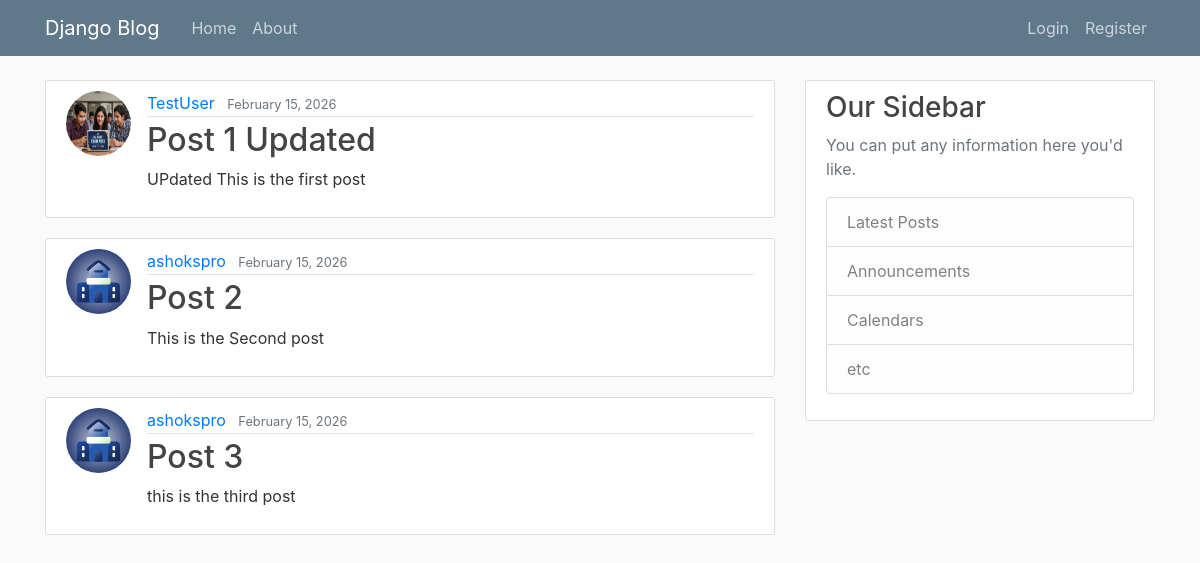
Before: / with the older database file.
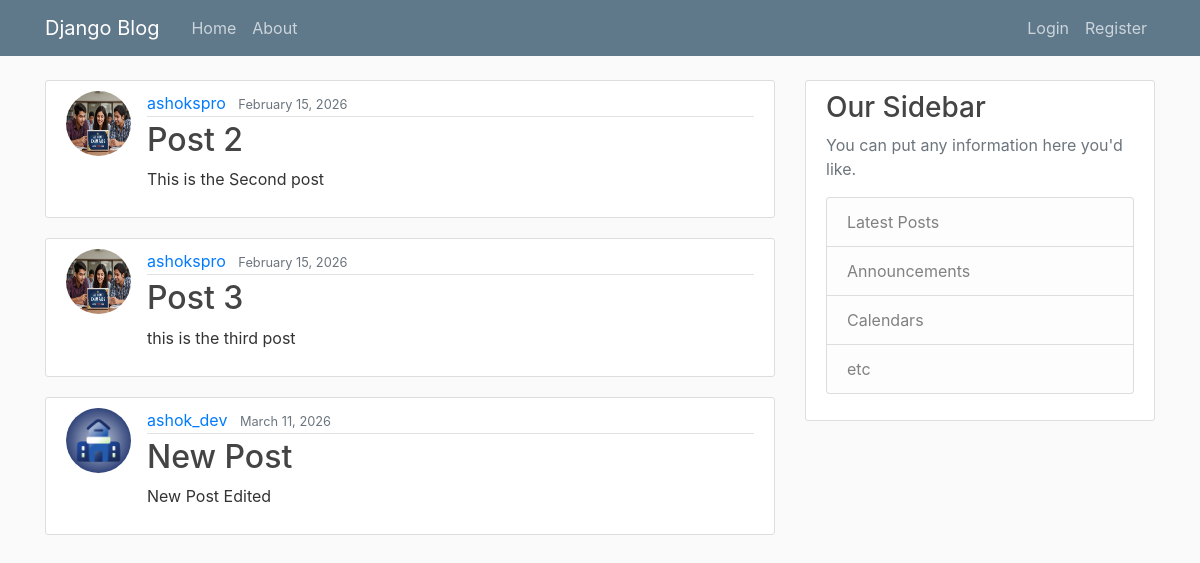
After: the same page with the newer database file.
### blog/models.py (models this page shows, shortened)
class Post(models.Model):
    title = models.CharField(max_length=100)
    content = models.TextField()
    date_posted = models.DateTimeField(default=timezone.now)
    author = models.ForeignKey(User, on_delete=models.CASCADE)

### users/models.py (models this page shows, shortened)
class Profile(models.Model):
    user = models.OneToOneField(User, on_delete=models.CASCADE)
    image = models.ImageField(default='default.jpg', upload_to='profile_pics')

### blog/views.py (the view)
# urls.py: path('', views.home,name="blog-home"),
def home(request):
    contexts = {
        "posts" : Post.objects.all()
    }
    return render(request, 'blog/home.html', contexts)

### blog/templates/blog/home.html
{% extends "blog/base.html" %}
{% block content %}
{%for post in posts%}
    <article class="media content-section">
      <img class="rounded-circle article-img" src={{post.author.profile.image.url}}>
  <div class="media-body">
    <div class="article-metadata">
      <a class="mr-2" href="#">{{ post.author }}</a>
      <small class="text-muted">{{ post.date_posted | date:"F d, Y"}}</small>
    </div>
    <h2><a class="article-title" href="#">{{ post.title }}</a></h2>
    <p class="article-content">{{ post.content }}</p>
  </div>
</article>
{% endfor %}
{% endblock content %}

### blog/templates/blog/base.html (shortened to what this page needs)
{% load static %}
<!DOCTYPE html>
<html>
<head>
    <link rel="stylesheet" href="https://maxcdn.bootstrapcdn.com/bootstrap/4.0.0/css/bootstrap.min.css">
    <link rel="stylesheet" type="text/css" href="{% static 'blog/main.css' %}">
</head>
<body>
    <header class="site-header">
      <nav class="navbar navbar-expand-md navbar-dark bg-steel fixed-top">
        <div class="container">
          <a class="navbar-brand mr-4" href="{% url 'blog-home' %}">Django Blog</a>
          <div class="collapse navbar-collapse" id="navbarToggle">
            <div class="navbar-nav mr-auto">
              <a class="nav-item nav-link" href="{% url 'blog-home' %}">Home</a>
              <a class="nav-item nav-link" href="{% url 'blog-about' %}">About</a>
            </div>
            <div class="navbar-nav">
              {% if user.is_authenticated %}
                  <a class="nav-item nav-link" href="{% url 'profile' %}">Profile</a>
                  <form action="{% url 'logout' %}" method="post" class="d-inline">
                            {% csrf_token %}
                            <button type="submit" class="nav-item nav-link btn btn-link">
                              Logout
                            </button>
                          </form>
              {% else %}
                <a class="nav-item nav-link" href="{% url 'login' %}">Login</a>
                <a class="nav-item nav-link" href="{% url 'register' %}">Register</a>
              {% endif %}
            </div>
          </div>
        </div>
      </nav>
    </header>
    <main role="main" class="container">
      <div class="row">
        <div class="col-md-8">
          {% block content %}{% endblock %}
        </div>
        <div class="col-md-4">
          <div class="content-section">
            <h3>Our Sidebar</h3>
            <p class='text-muted'>You can put any information here you'd like.
              <ul class="list-group">
                <li class="list-group-item list-group-item-light">Latest Posts</li>
                <li class="list-group-item list-group-item-light">Announcements</li>
                <li class="list-group-item list-group-item-light">Calendars</li>
                <li class="list-group-item list-group-item-light">etc</li>
              </ul>
            </p>
          </div>
        </div>
      </div>
    </main>
</body>
</html>

### blog/static/blog/main.css (style rules this page uses)
body { background: #fafafa; color: #333333; margin-top: 5rem; }
h1, h2, h3, h4, h5, h6 { color: #444444; }
ul { margin: 0; }
.bg-steel { background-color: #5f788a; }
.site-header .navbar-nav .nav-link { color: #cbd5db; }
.content-section { background: #ffffff; padding: 10px 20px; border: 1px solid #dddddd; border-radius: 3px; margin-bottom: 20px; }
.article-title { color: #444444; }
.article-content { white-space: pre-line; }
.article-img { height: 65px; width: 65px; margin-right: 16px; }
.article-metadata { padding-bottom: 1px; margin-bottom: 4px; border-bottom: 1px solid #e3e3e3 }

Changed rows visible on the page:
removed Post: author.profile.image (placeholder picture), author "TestUser", date_posted "February 15, 2026", title "Post 1 Updated", content "UPdated This is the first post"
changed through a linked row, Post "Post 2": author.profile.image: a different picture
changed through a linked row, Post "Post 3": author.profile.image: a different picture
added Post: author.profile.image (picture), author "ashok_dev", date_posted "March 11, 2026", title "New Post", content "New Post Edited"
